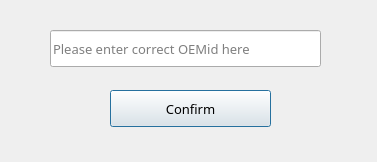
<?xml version="1.0" encoding="UTF-8"?>
<ui version="4.0">
 <class>Login</class>
 <widget class="QDialog" name="Login">
  <property name="geometry">
   <rect>
    <x>0</x>
    <y>0</y>
    <width>377</width>
    <height>162</height>
   </rect>
  </property>
  <property name="sizePolicy">
   <sizepolicy hsizetype="Preferred" vsizetype="Preferred">
    <horstretch>0</horstretch>
    <verstretch>0</verstretch>
   </sizepolicy>
  </property>
  <property name="minimumSize">
   <size>
    <width>377</width>
    <height>162</height>
   </size>
  </property>
  <property name="maximumSize">
   <size>
    <width>377</width>
    <height>162</height>
   </size>
  </property>
  <property name="windowTitle">
   <string>Enter OEMid</string>
  </property>
  <property name="windowIcon">
   <iconset>
    <normaloff>img/icon.ico</normaloff>img/icon.ico</iconset>
  </property>
  <widget class="QLineEdit" name="oemidinput">
   <property name="geometry">
    <rect>
     <x>50</x>
     <y>30</y>
     <width>271</width>
     <height>37</height>
    </rect>
   </property>
   <property name="font">
    <font>
     <family>Microsoft YaHei</family>
     <pointsize>10</pointsize>
    </font>
   </property>
   <property name="whatsThis">
    <string/>
   </property>
   <property name="inputMask">
    <string/>
   </property>
   <property name="placeholderText">
    <string>Please enter correct OEMid here</string>
   </property>
   <property name="clearButtonEnabled">
    <bool>false</bool>
   </property>
  </widget>
  <widget class="QPushButton" name="loginbtn">
   <property name="geometry">
    <rect>
     <x>110</x>
     <y>90</y>
     <width>161</width>
     <height>37</height>
    </rect>
   </property>
   <property name="font">
    <font>
     <family>Microsoft YaHei</family>
     <pointsize>10</pointsize>
    </font>
   </property>
   <property name="text">
    <string>Confirm</string>
   </property>
  </widget>
 </widget>
 <resources/>
 <connections/>
</ui>
